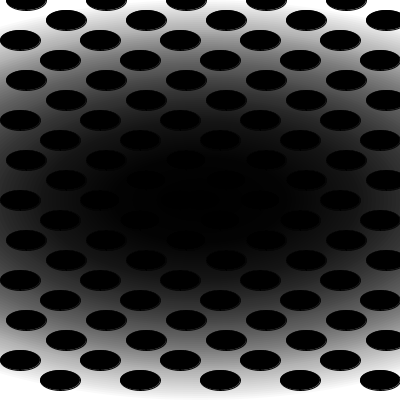
Frame 1 (no input)
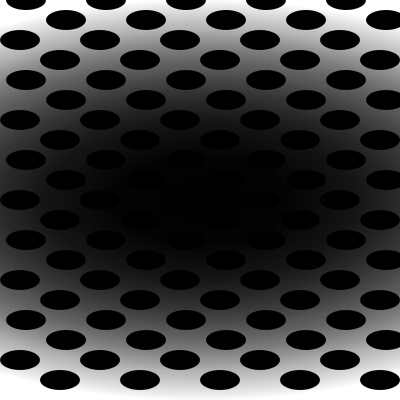
Frame 60 (the mouse pressed at the canvas centre just before this capture)
Frame 120 (the mouse held since frame 60 and released just before this capture): identical to frame 60, image omitted

The Processing sketch that drew these frames (run headless with seeded random() and noise(); from frame 60 on, the mouse is pressed at the canvas centre):

// Processing sketch: EllipseDegrade
// ── EllipseDegrade.pde
int tamCelda;
int col;
int fila;
void setup() {
  size(400, 400);
  col=10;
  fila=10;
  tamCelda=width/col;
}


void draw() {
  background(255);
  grilla(tamCelda, fila, col);
  ellipseDegrade();
}

void grilla(int tamCelda, int filas, int columnas) {
  int desplazamientoX=tamCelda/2;
  int desplazamientoY=tamCelda/2;

  for (int i=0; i<filas; i++) {
    for (int j=0; j<columnas; j++) {
      fill(0);
      if (j%2==0) {
        desplazamientoX=tamCelda/6;
      } else {
        desplazamientoX=0;
      }
      if (i%2==0) {
        desplazamientoY=tamCelda/2;
      } else {
        desplazamientoY=0;
      }
      ellipse(i*tamCelda+tamCelda/2+desplazamientoX, j*tamCelda+tamCelda/2-desplazamientoY, tamCelda, tamCelda/2);
    }
  }
}
void ellipseDegrade() {

  for (int i=100; i>0; i--) {
    if (i>0) {
      fill(0, 255/i*3);
    }
    noStroke();
    ellipse(width/2, height/2, i*8, i*4);
  }
}
